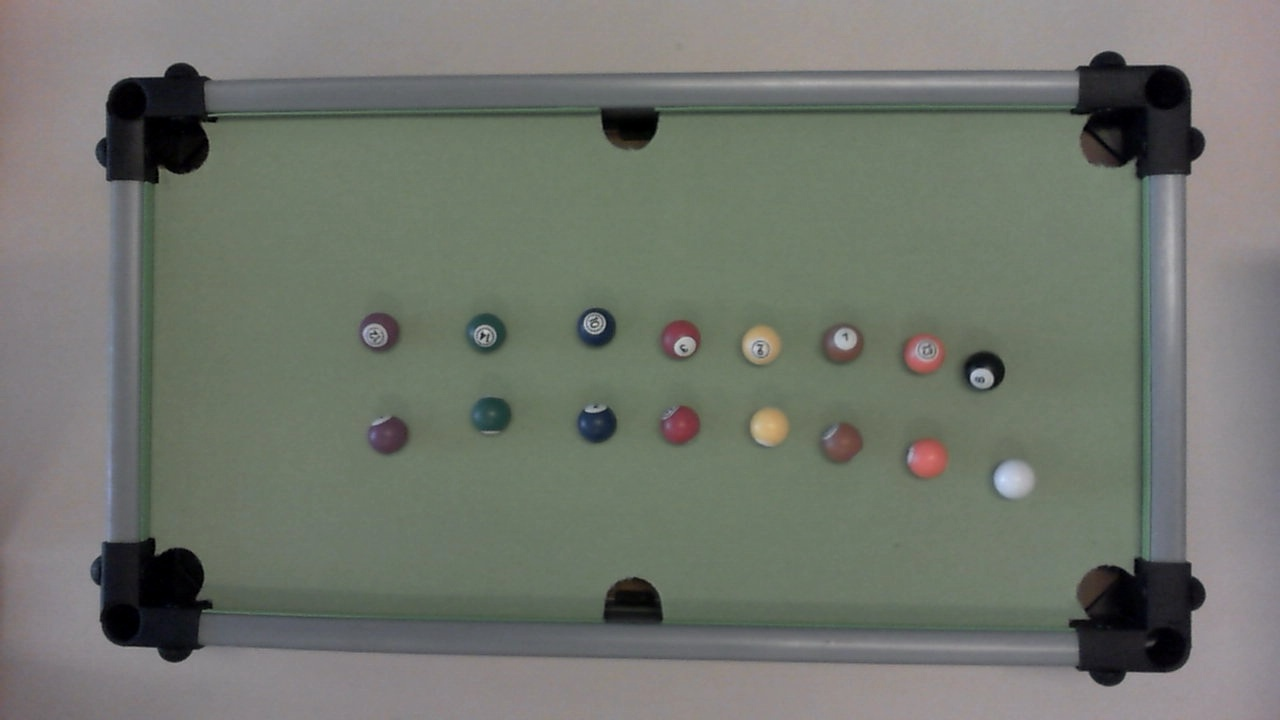
#> input picture captured_frame_0.jpg, 1280 x 720 px
$ python -i detect_4_lines_boundry.py   (imports and definitions only)
#> lines starting #> are read from the running program, lines starting #| are printed output that depends on the picture; after the words box and inside, x2 and y2 are one past the last pixel; in counts of white or black regions, pixels touching at a corner belong together
#> further down, picture is the input picture: shape (720, 1280, 3); mean B, G, R 109.4, 117.7, 113.5
import cv2
import numpy as np
import matplotlib.pyplot as plt
from sklearn.cluster import DBSCAN

def merge_lines_with_extension(lines, axis, tolerance, height):
    """
    Merge lines and extend vertical lines to cover the entire height.

    Args:
        lines (list): List of lines, each represented as [(x1, y1, x2, y2)].
        axis (str): 'x' for vertical lines, 'y' for horizontal lines.
        tolerance (int): Distance threshold for clustering nearby lines.
        height (int): Height of the frame to extend vertical lines.

    Returns:
        list: Merged lines [(x1, y1, x2, y2), ...].
    """
    if not lines:
        return []

    # Extract line midpoints based on axis
    midpoints = []
    for line in lines:
        x1, y1, x2, y2 = line[0]
        if axis == 'x':  # Vertical lines
            x_mid = (x1 + x2) // 2
            midpoints.append([x_mid, 0])  # Use x-coordinate for clustering
        elif axis == 'y':  # Horizontal lines
            y_mid = (y1 + y2) // 2
            midpoints.append([0, y_mid])  # Use y-coordinate for clustering

    # Perform clustering using DBSCAN
    clustering = DBSCAN(eps=tolerance, min_samples=1).fit(midpoints)
    unique_clusters = np.unique(clustering.labels_)

    merged_lines = []
    for cluster in unique_clusters:
        # Gather lines in this cluster
        cluster_lines = [lines[i] for i in range(len(lines)) if clustering.labels_[i] == cluster]

        # Average the coordinates to merge the lines
        if axis == 'x':  # Merge vertical lines
            x_avg = np.mean([(line[0][0] + line[0][2]) / 2 for line in cluster_lines])
            y_min = 160  # Extend to the top of the frame
            y_max = height-160  # Extend to the bottom of the frame
            merged_lines.append((int(x_avg), int(y_min), int(x_avg), int(y_max)))
        elif axis == 'y':  # Merge horizontal lines
            y_avg = np.mean([(line[0][1] + line[0][3]) / 2 for line in cluster_lines])
            x_min = min([line[0][0] for line in cluster_lines])
            x_max = max([line[0][2] for line in cluster_lines])
            merged_lines.append((int(x_min), int(y_avg), int(x_max), int(y_avg)))

    # Sort and keep only 2 lines for this axis (closest extremes)
    merged_lines = sorted(merged_lines, key=lambda l: l[0] if axis == 'x' else l[1])[:2]
    return merged_lines

def get_4_lines(frame):
    """
    Obtain a binary mask of the inner table region from the input frame,
    detect boundary lines using Hough Transform, and draw them on the frame.
    """
    img_lab = cv2.cvtColor(frame, cv2.COLOR_BGR2LAB)
#> img_lab: shape (720, 1280, 3); mean of channels 0, 1, 2 124.3, 124.8, 132.1
    _, A, _ = cv2.split(img_lab)
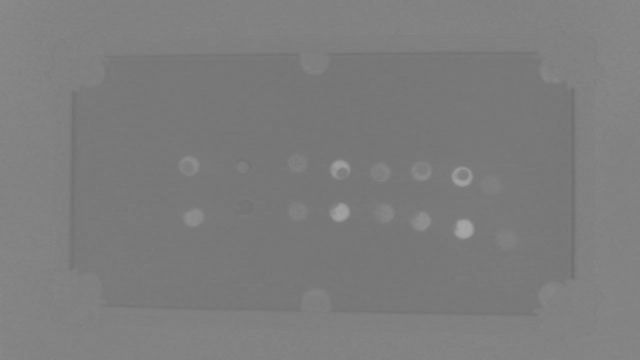
#> A: shape (720, 1280) (shown at 1/2 size); min 111, max 169, mean 124.8
    A_blurred = cv2.GaussianBlur(A, (5, 5), 0)
    _, binary_mask = cv2.threshold(A_blurred, 0, 255, cv2.THRESH_BINARY + cv2.THRESH_OTSU)
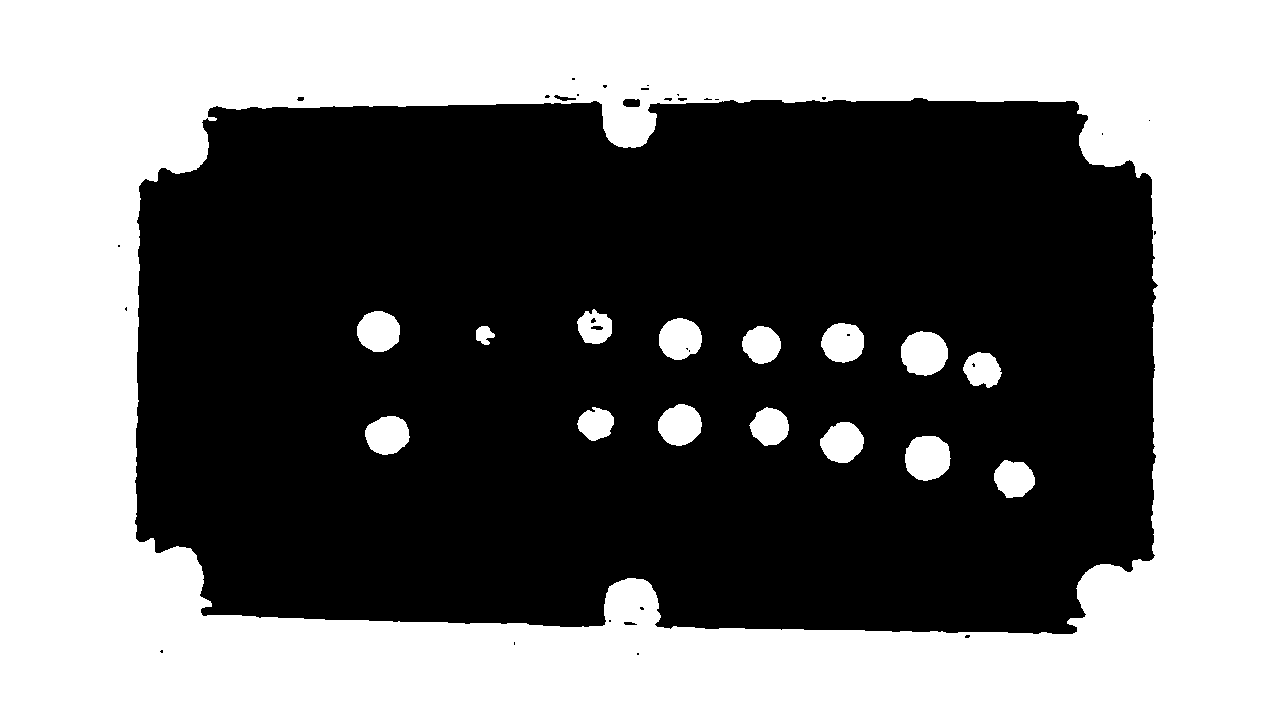
#> binary_mask: shape (720, 1280); 46.9% white; 16 white regions, largest, box (x1, y1, x2, y2) and area: (0, 0, 1280, 720) 414127, (901, 331, 948, 376) 1657, (905, 436, 951, 481) 1647

    plt.imshow(binary_mask, cmap='gray')
    plt.title("Binary Mask")
    plt.axis('off')
    plt.show()

    edges = cv2.Canny(binary_mask, threshold1=100, threshold2=200)
#> edges: shape (720, 1280); 0.61% white in thin lines or dots, all inside (x1, y1, x2, y2) = (125, 77, 1158, 653)
    kernel = np.ones((3, 3), np.uint8)
    dilated_edges = cv2.dilate(edges, kernel, iterations=1)
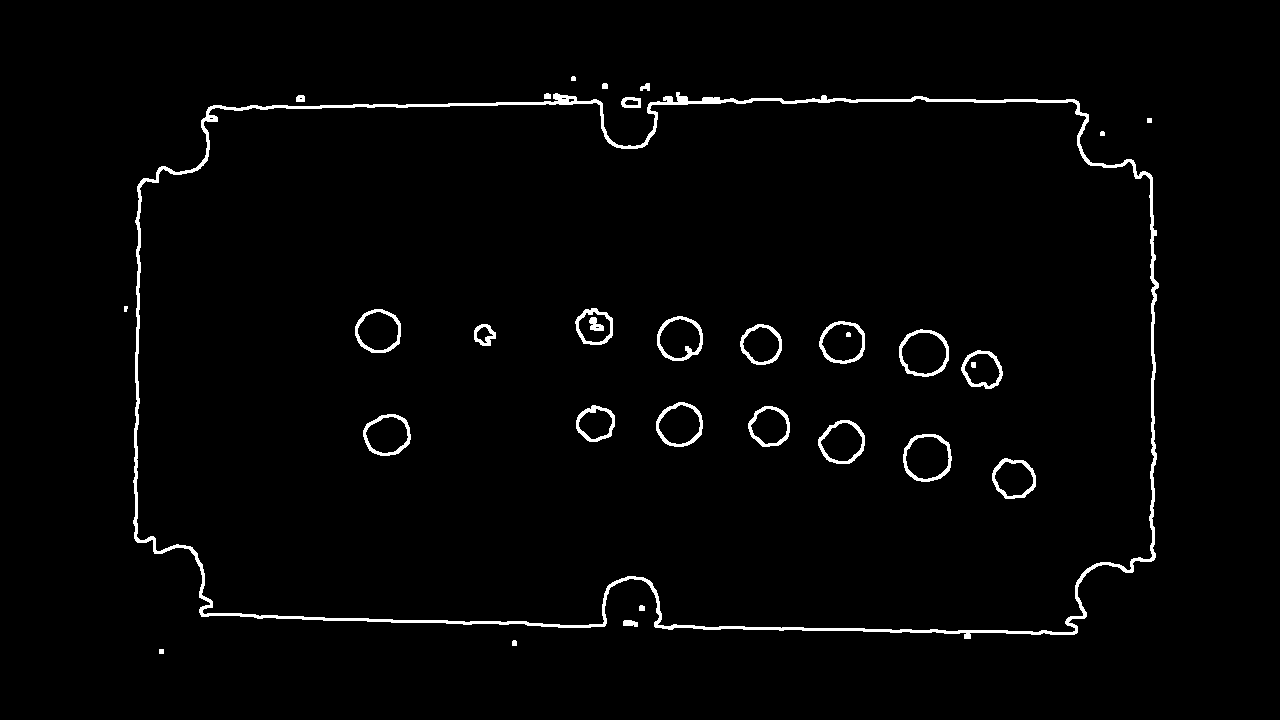
#> dilated_edges: shape (720, 1280); 2% white; 32 white regions, largest, box (x1, y1, x2, y2) and area: (133, 92, 1159, 639) 11145, (899, 329, 949, 377) 519, (903, 434, 952, 482) 518

    plt.figure(figsize=(6, 4))
    plt.imshow(dilated_edges, cmap='gray')
    plt.title("Dilated Edges")
    plt.axis('off')
    plt.show()

    # Use HoughLinesP on dilated_edges now
    lines = cv2.HoughLinesP(dilated_edges, 1, np.pi / 180, threshold=200,
                            minLineLength=60, maxLineGap=10)
#> lines = 23 rows, first 6: [654, 626, 1076, 633], [276, 618, 542, 623], [207, 109, 601, 102], [657, 101, 752, 101], [795, 100, 1076, 100], [229, 107, 391, 105]
    if lines is None:
        print("No lines detected.")
        return frame  # or handle appropriately

    # Separate into vertical and horizontal lines
    vertical_lines = [line for line in lines if abs(line[0][0] - line[0][2]) < 50]  # x-coordinates similar
#> vertical_lines = [[[1152, 560, 1152, 177]], [[1153, 560, 1153, 215]], [[135, 493, 140, 181]], [[1151, 452, 1151, 378]], [[138, 353, 139, 265]], [[137, 275, 139, 183]], [[1151, 529, 1151, 464]]]
    horizontal_lines = [line for line in lines if abs(line[0][1] - line[0][3]) < 50]  # y-coordinates similar
#> horizontal_lines = 16 items, first 6: [[654, 626, 1076, 633]], [[276, 618, 542, 623]], [[207, 109, 601, 102]], [[657, 101, 752, 101]], [[795, 100, 1076, 100]], [[229, 107, 391, 105]]

    height, width = frame.shape[:2]

    # Merge lines to get exactly 2 vertical and 2 horizontal lines
    merged_verticals = merge_lines_with_extension(vertical_lines, axis='x', tolerance=50, height=height)
#> the loop in merge_lines_with_extension, `for line in lines:` made 7 passes
#> (x1, y1, x2, y2, x_mid) on passes 1 to 7: (1152, 560, 1152, 177, 1152), (1153, 560, 1153, 215, 1153), (135, 493, 140, 181, 137), (1151, 452, 1151, 378, 1151), (138, 353, 139, 265, 138), (137, 275, 139, 183, 138), (1151, 529, 1151, 464, 1151)
#> after the loop in merge_lines_with_extension, `for line in lines:`: midpoints = [[1152, 0], [1153, 0], [137, 0], [1151, 0], [138, 0], [138, 0], [1151, 0]]
#> in merge_lines_with_extension, `unique_clusters = np.unique(clustering.labels_)`: unique_clusters = [0, 1]
#> the loop in merge_lines_with_extension, `for cluster in unique_clusters:` made 2 passes
#> (x_avg, y_min, y_max) on passes 1 to 2: (1151.8, 160, 560), (138, 160, 560)
#> after the loop in merge_lines_with_extension, `for cluster in unique_clusters:`: merged_lines = [(1151, 160, 1151, 560), (138, 160, 138, 560)]
#> in merge_lines_with_extension, `merged_lines = sorted(merged_lines, key=lambda l: l[0] if axis == 'x' ..`: merged_lines = [(138, 160, 138, 560), (1151, 160, 1151, 560)]
#> merged_verticals = [(138, 160, 138, 560), (1151, 160, 1151, 560)]
    merged_horizontals = merge_lines_with_extension(horizontal_lines, axis='y', tolerance=50, height=height)
#> the loop in merge_lines_with_extension (call 2), `for line in lines:` made 16 passes
#> (x1, y1, x2, y2, y_mid) on passes 1 to 8: (654, 626, 1076, 633, 629), (276, 618, 542, 623, 620), (207, 109, 601, 102, 105), (657, 101, 752, 101, 101), (795, 100, 1076, 100, 100), (229, 107, 391, 105, 106), (806, 99, 975, 99, 99), (780, 101, 912, 101, 101)
#> the loop in merge_lines_with_extension (call 2), `for cluster in unique_clusters:` made 2 passes
#> (y_avg, x_min, x_max) on passes 1 to 2: (625.5, 240, 1077), (102.6, 207, 1076)
#> merged_horizontals = [(207, 102, 1076, 102), (240, 625, 1077, 625)]

    # i want to make mask of these 4 lines
    mask = np.zeros_like(binary_mask)
    for line in merged_verticals + merged_horizontals:
        x1, y1, x2, y2 = line
        cv2.line(mask, (x1, y1), (x2, y2), 255, 2)
#> this loop made 4 passes
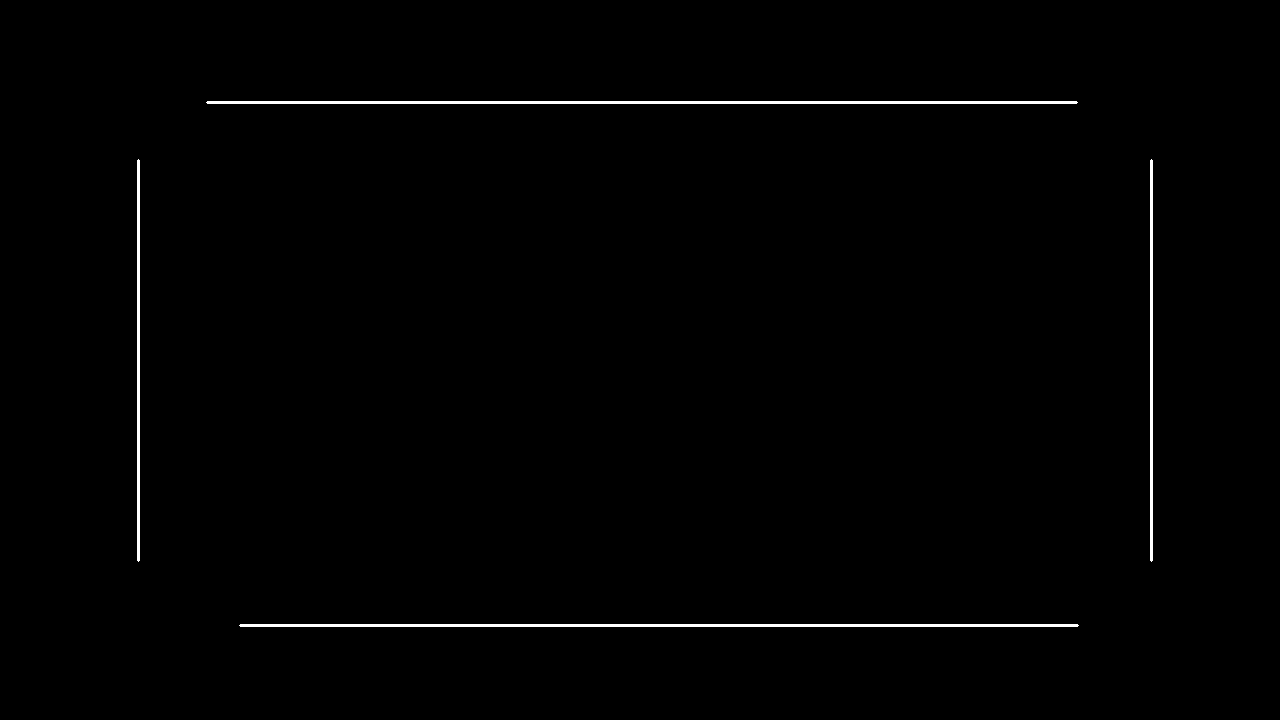
#> mask: shape (720, 1280); 0.82% white; 4 white regions, box (x1, y1, x2, y2) and area: (206, 101, 1078, 104) 2612, (239, 624, 1079, 627) 2516, (137, 159, 140, 562) 1205, (1150, 159, 1153, 562) 1205

    return merged_verticals, merged_horizontals, mask

    # Draw the merged lines on the frame
    for line in merged_verticals + merged_horizontals:
        x1, y1, x2, y2 = line
        cv2.line(frame, (x1, y1), (x2, y2), (255, 0, 0), 2)

    # Display final result using matplotlib
    frame_rgb = cv2.cvtColor(frame, cv2.COLOR_BGR2RGB)
    plt.figure(figsize=(6, 4))
    plt.title("Inner Table Boundary Lines")
    plt.imshow(frame_rgb)
    plt.axis('off')
    plt.show()

    return frame

>>> import cv2
>>> picture = cv2.imread('captured_frame_0.jpg')
>>> result = get_4_lines(picture)
